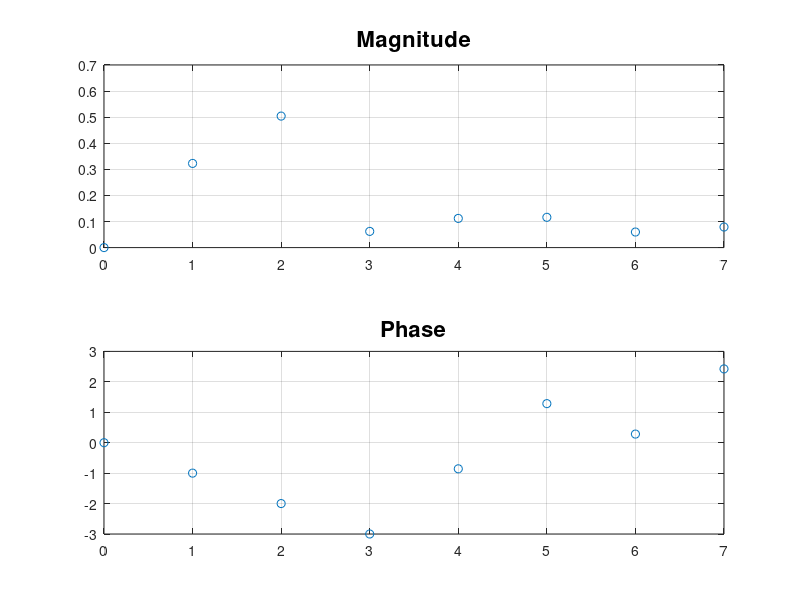

Write the MATLAB code that produced this figure.
T=pi;
t0=-0.5;
wo=2*pi/T;
n=0:7;
fun = @(t) 2*t*exp(-1i*n*wo*t);
Cn = 1/T*integral(fun,t0,0.5,'ArrayValued',true);
fun = @(t) 2*(1-t)*exp(-1i*n*wo*t);
Cn=Cn+1/T*integral(fun,0.5,1.5,'ArrayValued',true);
k=[ Cn(1) 2*Cn(2:end)];
m=abs(k);
ph=angle(k);
subplot(211); plot(n,m, 'o');grid;title('Magnitude','FontSize',16);
subplot(212); plot(n,ph,'o');grid;title('Phase','FontSize',16);